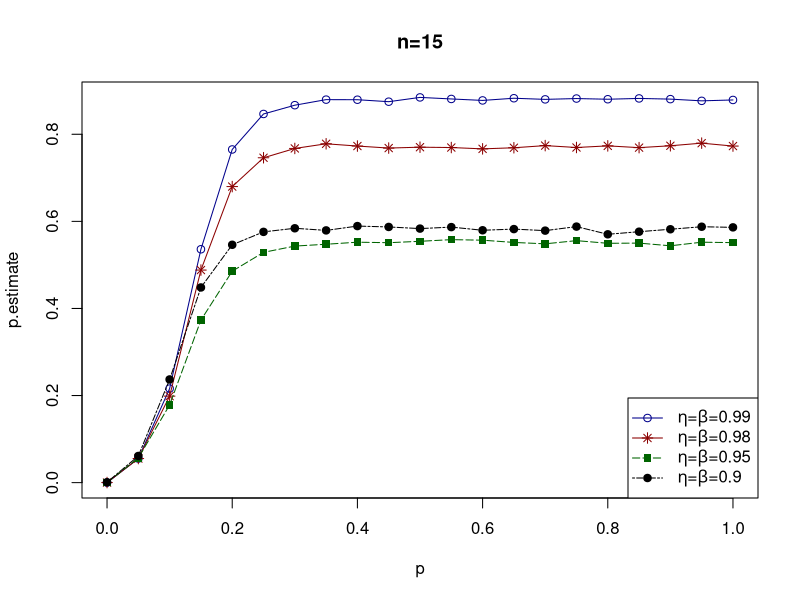
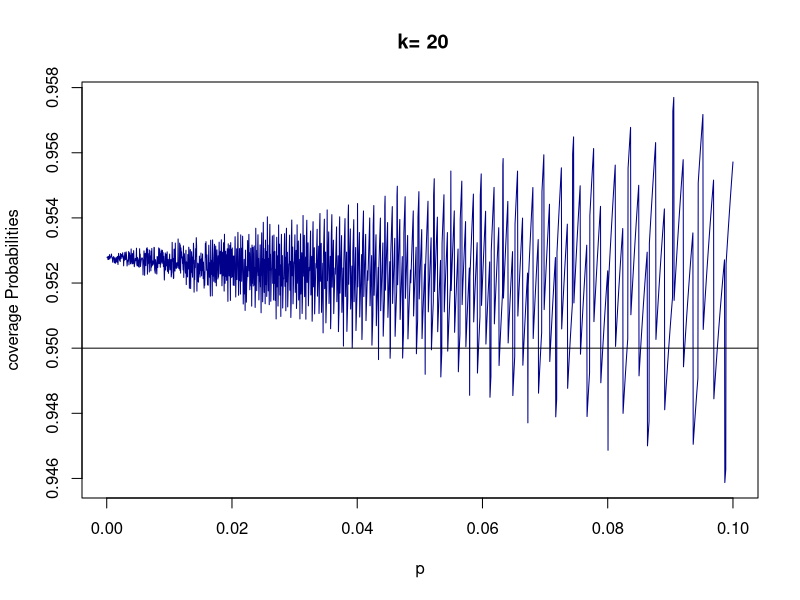

Reproduce these figures in R, in order.
####################################################################################################
###Codes for Group testing with introduction of senstivity $ specificity############################
###############i.e Group testing with errors in inspection##########################################
###############MLE of P.

#########code returns a single value of the estimate.
p.hat=function(n, k, p, sens, spec){
  pro= spec - ((1-p)^k)*(sens+spec-1)
  t=c()
  MLE= c()
  g=c();th=c()
  N=10000
  for (i in 1:N) {
    # if(i%%1000==0){print(i)} ####modulo to show wether the code is running & iterating
    t[i] = rnbinom(1, n, pro)+n
    g=n/t[i]
    th= ((spec-n/t[i])/(sens+spec-1))^(1/k)
    
    if(t[i]==n){
      MLE[i]= 1
    }
    else if(spec<=g){
      MLE[i]=1
    }
    else if(th>=1){
      MLE[i]=0
    }
    else{
      MLE[i] = 1-((spec-n/t[i])/(sens+spec-1))^(1/k)
    }
  }
  return(mean(MLE))
}
options(digits = 5);set.seed(12345); p.hat(1,5,0.3,0.95,0.95)

#############################################
##########Evaluating at different values of p to 6d.p)
####################
p=c(0.005,0.01,0.05,0.10,0.20,0.30)
Frap=rep(NA, length(p))

for (i in 1:length(p)){
  set.seed(12345); Frap[i]=p.hat(1,50,p[i],0.90,0.90)
  d=round(Frap, digits=6)
}

##################################################################
####################Plotting the MLE at different proportions#####
p=seq(0, 1,.05)
set.seed(12345);Frap=rep(NA, length(p))
set.seed(12345);Frap1=rep(NA, length(p))
set.seed(12345);Frap2=rep(NA, length(p))
set.seed(12345);Frap3=rep(NA, length(p))

for (i in 1:length(p)){
  Frap[i]=p.hat(15,20,p[i],0.99,0.99)
  Frap1[i]=p.hat(15,20,p[i],0.98,0.98)
  Frap2[i]=p.hat(15,20,p[i],0.95,0.95)
  Frap3[i]=p.hat(15,20,p[i],0.90,0.90)
}
####Plot for fixed k, varying n values
plot(p, Frap, type="o", col="darkblue", xlab="p", ylab="p.estimate", pch=21, lty=1,
     main= "n=15")
lines(p,Frap1, type="o", col="red4", pch=8, lty=1)
lines(p,Frap2, type="o", col="darkgreen", pch=15, lty=5)
lines(p, Frap3, type="o", pch=19, lty=6)
#legend("bottomright", legend=c("k=5","k=15","k=30", "k=50"), col=c('darkblue',"red4","darkgreen", "black" ), 
# lty=c(1,1,5,6), pch = c(21,8,15, 19), cex=0.8)
legend ("bottomright", legend=c(expression(paste(eta,"=",beta,"=",0.99)), expression(paste(eta,"=",beta,"=",0.98)),expression(paste(eta,"=",beta,"=",0.95)),
                                expression(paste(eta,"=",beta,"=",0.90))),col=c('darkblue',"red4","darkgreen", "black" )
        ,lty=c(1,1,5,6),  pch = c(21,8,15, 19))
cbind(d)


###################code for Bias and MLE
##########Mean Squared Error +Bias############
###############using for function#############
frank.Bias=function(toler, n, k, p, sens, spec){
  tstar=c();g=c();Bias.p=c();mse.p=c()
  t=c();pmft=c();phat=c()
  r=sens+spec-1
  theta=sens-r*(1-(1-p)^k)
  tolcheck=1-toler
  th=c()
  tstar=qnbinom(tolcheck,n, theta)
  t=seq(n, tstar+n, by=1)
  diffl=c(); BIAS=c(); MSE=c()
  #print(t)
  for (i in seq_along(t)) {
    pmft[i]=dnbinom((t[i]-n), n, theta)
    g[i]=n/t[i]
    th[i]= ((spec-n/t[i])/(sens+spec-1))^(1/k)
    if(g[i]==1){
      phat[i]=1
    }
    else if (sens<=g[i]){
      phat[i]=1
    }
    else if(th[i]>=1){
      phat[i]=0
    }
    else{
      phat[i]=1-((sens-n/t[i])/(r))^(1/k)
    }
    diffl[i]=abs(phat[i]-p)
    Bias.p[i]=diffl[i]*pmft[i]
    mse.p[i]=(phat[i]-p)^2 *pmft[i]
    BIAS=sum(Bias.p)*10^4
    MSE=sum(mse.p)*10^4
  }
  #return(output)
  #return(data.frame(t, phat, diffl,BIAS, pmft))
  return(BIAS)
}

frank.Bias (0.00001,20,5,0.003, 0.99,0.99)

p=c(0.005,0.01,0.05,0.10,0.20, 0.30,0.40)
pwbp=rep(NA, length(p))

#out=numeric(length(p))
for (i in 1:length(p)) {
  pwbp[i]=frank.Bias (0.00001,15,50,p[i], 0.99,0.99)
}

cbind(pwbp)

############################################################
#########R code for Mean Squared Error of the estimator#####
############################################################
MSE.RET=function(toler, n, k, p, sens, spec){
  tstar=c();g=c();Bias.p=c();mse.p=c()
  t=c();pmft=c();MLE=c()
  r=(spec^2)-(1-sens)^2
  prob= (((1-sens)^2)*(1-p)^k) + (spec^2)*(1-(1-p)^k)
  tolcheck=1-toler
  tstar=qnbinom(tolcheck,n, prob=prob)
  th=c()
  bias.p=c();mse.p=c(); diffl=c()
  t=seq(n, tstar+n, by=1)
  #print(t)
  for (i in seq_along(t)) {
    pmft[i]=dnbinom((t[i]-n), n, prob=prob)
    th[i]=(((spec^2)-n/t[i])/((spec^2)-(1-sens)^2))^(1/k)
    g[i]=n/t[i]
    
    if(t[i]==n){
      MLE[i]= 1
    }
    else if((spec^2)<=g[i]){
      MLE[i]=1
    }
    else if(th[i]>=1){
      MLE[i]=0
    }
    else{
      MLE[i] = 1-(((spec^2)-n/t[i])/((spec^2)-(1-sens)^2))^(1/k)
    }
    diffl[i]=abs(MLE[i]-p)
    Bias.p[i]=diffl[i]*pmft[i]
    mse.p[i]=(MLE[i]-p)^2 *pmft[i]
    BIAS=sum(Bias.p)*10^4
    MSE=sum(mse.p)*10^4
  }
  return(MSE)
}

MSE.RET(0.00001,1,5,0.3, 0.90,0.90)

######################################################################
#############Confidence Interval######################################
###########Simulating Wald Confidence Interval   #####################
########set.seed=12345
#This code computes 10, 000 Montecarlo confidence interval for each simulation, each MLE for fixed n and different t.
##modify to produce mean value of MLE, and the corresponding mean value of the Confidence interval and the distance between them.
###p.est=mean (out$MLE)
###ll=mean(out$ul)
###ul=mean(out$ll)
###dif=ul-ll
####return(cbind(LL=ll, UL=ul, length=dif)

wald.ci=function (n, k, p, gamma=0.05, sens,spec){
  con <- 1-gamma/2
  r=spec+sens-1
  theta=sens-r*(1-(1-p)^k)
  zalph <- qnorm(con,0,1)
  p.hat=c()
  t=c()
  N=10000
  ci=c()
  ul=c(); ll=c(); var.phat=c(); FisherInfo=c()
  th=c()
  out=data.frame()
  for (i in 1:N) {
    t[i]=rnbinom(1,n=n, theta)+n
    th[i]= ((spec-n/t[i])/(sens+spec-1))^(1/k)
    if (n==t[i]){
      p.hat[i]= 1
      ul[i]=1
      ll[i]=0
      var.phat[i]=0
    }
    else if (sens<= n/t[i]){
      p.hat[i]=1
      ul[i]=1
      ll[i]=0
      var.phat[i]=0
    }
    else if(th[i]>=1){
      p.hat[i]=0
      FisherInfo[i]=((r^2)*n*(k^2)*(1-p.hat[i])^(2*k-2))/(((sens-r*(1-p.hat[i])^k)^2)*(1-sens+r*(1-p.hat[i])^k))
      var.phat[i]=(FisherInfo[i])^-1
      ul[i]=p.hat[i] + zalph*sqrt(var.phat[i])
      ll[i]= p.hat[i] - zalph*sqrt(var.phat[i])
    }
    else{
      p.hat[i]=1-((sens-n/t[i])/(r))^(1/k)
      FisherInfo[i]=((r^2)*n*(k^2)*(1-p.hat[i])^(2*k-2))/(((sens-r*(1-p.hat[i])^k)^2)*(1-sens+r*(1-p.hat[i])^k))
      var.phat[i]=(FisherInfo[i])^-1
      ul[i]=p.hat[i] + zalph*sqrt(var.phat[i])
      ll[i]= p.hat[i] - zalph*sqrt(var.phat[i])
    }
  }
  out=as.data.frame(cbind(n=n, T=t, MLE=p.hat, ll=ll, ul=ul, zalph, var.phat))
  ll.conf=mean(out$ll)
  ul.conf=mean(out$ul)
  MLE=mean(p.hat)
  ci=data.frame(cbind(p=p, MLE=MLE, LL=ll.conf, UL=ul.conf, length.dif=ul.conf-ll.conf))
  #out
  ci
}
set.seed(12345);wald.ci(10,15,0.30,gamma=0.05,0.99,0.99)
########################################################
##########################################################################################
#########################Coverage Probabilities###########################################
#########################Wald Coverage probability with testing errors in Inspection######
##########################################################################################
####################      Working Code at 98% sens and spec             ##################
############# To modify for the 90, 95 and 98% ###########################################
##########################################################################################
wald.Ret=function (toler=0.000001,n, k, p, gamma=0.05, sens, spec){
  con <- 1-gamma/2
  r=spec+sens-1
  theta=spec - ((1-p)^k)*(sens+spec-1)
  zalph <- qnorm(con,0,1)
  p.hat=c(); coverage=c()
  ul=c(); ll=c(); var.phat=c(); FisherInfo=c()
  tolcheck=1-toler
  tstar=qnbinom(tolcheck,n, theta)
  #is.covered=numeric(length(tstar))
  tb=c()
  tb= seq(n, tstar+n, by=1)
  #t=seq(n, tstar+n, by=1)
  for (i in seq_along(tb)) {
    if (n==tb[i]){
      p.hat[i]= 1-((sens-n/tb[i])/(r))^(1/k)
      ul[i]=1
      ll[i]=0
      var.phat[i]=0
    }
    else{
      p.hat[i]=1-((sens-n/tb[i])/(r))^(1/k)
      FisherInfo[i]=((r^2)*n*(k^2)*(1-p.hat[i])^(2*k-2))/(((sens-r*(1-p.hat[i])^k)^2)*(1-sens+r*(1-p.hat[i])^k))
      FisherInfo
      #print(FisherInfo)
      var.phat[i]=(FisherInfo[i])^-1
      ul[i]=p.hat[i] + zalph*sqrt(var.phat[i])
      ll[i]= p.hat[i] - zalph*sqrt(var.phat[i])
    }
  }
  is.covered= (ll <= p) & (p <= ul)###0.3, n=1 ###to check which values of t satisfies the inequality 
  b=tb[is.covered]
  coverage=sum(dnbinom((b-n), n, theta))
  return(coverage)
}
dwd=wald.Ret(0.000001,1,5,p=0.0025, 0.05, 0.99, 0.99)
dwd
#####################################################
p=seq(0.00005,0.10, by=0.00005)
pwbp=rep(NA, length(p))

#out=numeric(length(p))
for (i in 1:length(p)) {
  pwbp[i]=wald.Ret(0.000001,20,5,p[i],0.05, 0.99,0.99)
  
}

pwbp

plot(p, pwbp, type="l", ylab = "coverage Probabilities", col="blue4",
     main=" k= 20")
abline(h=0.95, col="black")